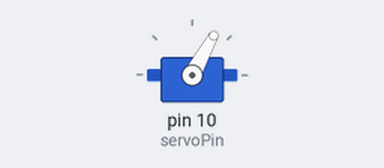
A sketch run on a simulated Arduino Uno, built with avr-gcc and run on an emulated ATmega328P. Parts: servo.

Above: at 0.05 s.
At 0.95 s:
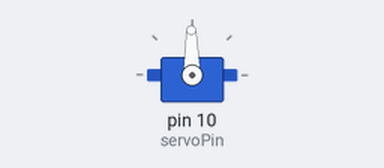
At 1.55 s:
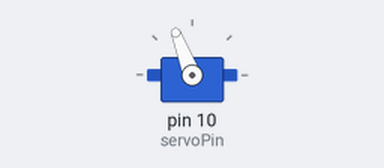
At 3.05 s:
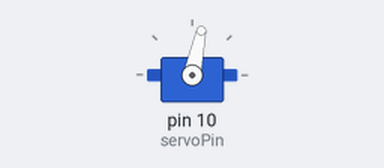
Timing chart, 0 to 8.1 s (numbered marks = the images above):
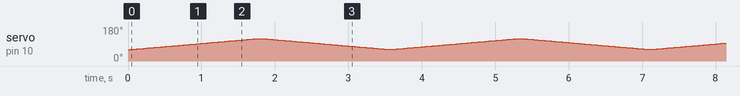

The sketch:

servo_klaar.ino
```cpp
#include <Servo.h>

const int servoPin = 10; // the pin number for the servo signal
const int servoMinDegrees = 60; // the limits to servo movement
const int servoMaxDegrees = 120;

Servo servo1;  // create servo object to control a servo

int servoPosition = servoMinDegrees;     // the current angle of the servo - starting at 90.
int servoInterval = 30; // initial millisecs between servo moves
int servoDegrees = 1;       // amount servo moves at each step
int servoDegreeCounter = servoMaxDegrees;

unsigned long currentMillis = 0;    // stores the value of millis() in each iteration of loop()
unsigned long previousServoMillis = 0; // the time when the servo was last moved

void setup() {

  Serial.begin(9600);
  // Serial.println("Starting SeveralThingsAtTheSameTimeRev1.ino");  // so we know what sketch is running

  servo1.write(servoPosition); // sets the initial position
  servo1.attach(servoPin);

}

void loop() {

  currentMillis = millis();
  servoSweep();
}

void servoSweep() {
    while(currentMillis - previousServoMillis >= servoInterval) {
      previousServoMillis += servoInterval;
      servoPosition = servoPosition + servoDegrees; // servoDegrees might be negative
      if ((servoPosition == servoMaxDegrees) || (servoPosition == servoMinDegrees))  {
      servoDegrees = - servoDegrees; // reverse direction
      servoPosition = servoPosition + servoDegrees;
      }
    servo1.write(servoPosition);
  }
}
```
